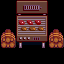

This game map was drawn from its Tiled (.tmx) file and the tilesets committed beside it. A one-line description and the full map source follow:
An orthogonal 4x4 tile map with 16x16 px tiles, 5 tile layers (Back, Buildings, Paths, Front, ...).

<map version="1.8" tiledversion="1.8.4" orientation="orthogonal" renderorder="right-down" width="4" height="4" tilewidth="16" tileheight="16" infinite="0" nextlayerid="7" nextobjectid="1">
 <tileset firstgid="1" name="townInterior" tilewidth="16" tileheight="16" tilecount="2176" columns="32">
  <image source="townInterior.png" width="512" height="1088" />
 </tileset>
 <layer id="2" name="Back" width="4" height="4">
  <data encoding="csv">
0,0,0,0,
0,0,0,0,
0,0,0,0,
0,0,0,0
</data>
 </layer>
 <layer id="3" name="Buildings" width="4" height="4">
  <data encoding="csv">
0,0,0,0,
0,2061,2062,0,
897,2093,2094,897,
0,0,0,0
</data>
 </layer>
 <layer id="4" name="Paths" width="4" height="4">
  <data encoding="csv">
0,0,0,0,
866,0,0,866,
0,0,0,0,
0,0,0,0
</data>
 </layer>
 <layer id="5" name="Front" width="4" height="4">
  <data encoding="csv">
0,2029,2030,0,
0,0,0,0,
0,0,0,0,
0,0,0,0
</data>
 </layer>
 <layer id="6" name="AlwaysFront" width="4" height="4">
  <data encoding="csv">
0,0,0,0,
0,0,0,0,
0,0,0,0,
0,0,0,0
</data>
 </layer>
</map>
